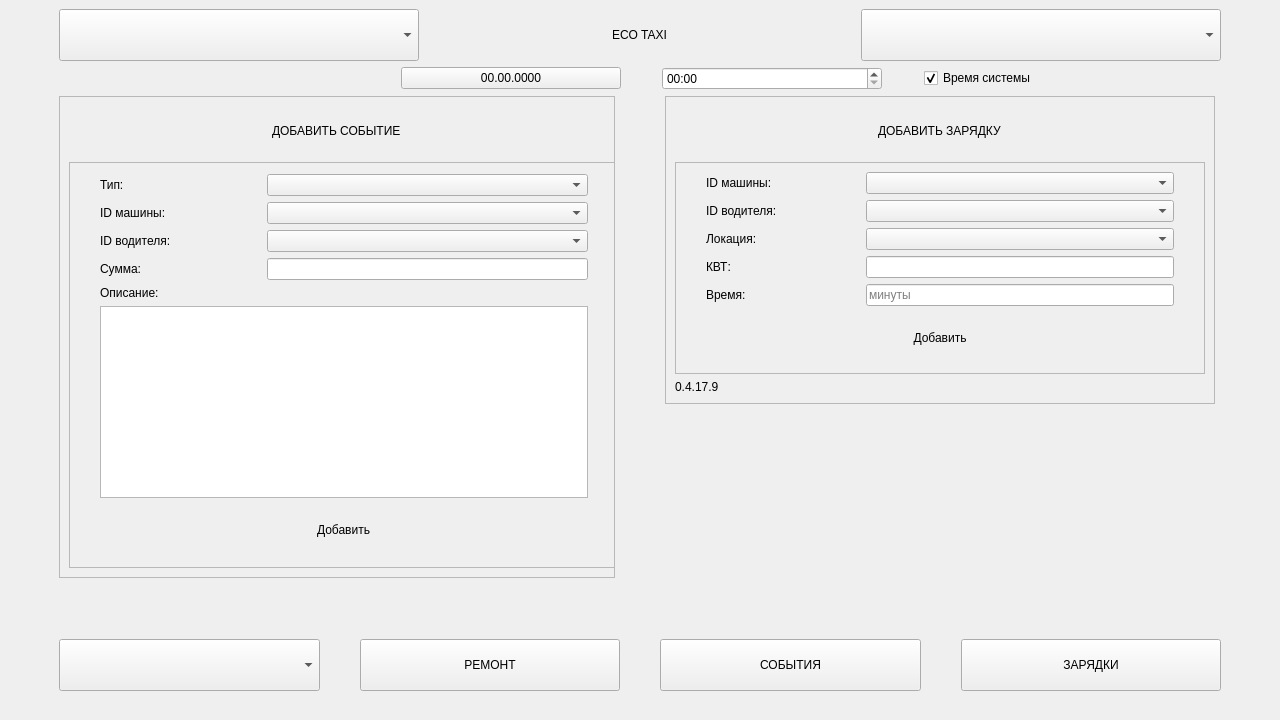
<?xml version="1.0" encoding="UTF-8"?>
<ui version="4.0">
 <class>MainWindow</class>
 <widget class="QMainWindow" name="MainWindow">
  <property name="geometry">
   <rect>
    <x>0</x>
    <y>0</y>
    <width>1280</width>
    <height>720</height>
   </rect>
  </property>
  <property name="minimumSize">
   <size>
    <width>0</width>
    <height>0</height>
   </size>
  </property>
  <property name="maximumSize">
   <size>
    <width>16777215</width>
    <height>16777215</height>
   </size>
  </property>
  <property name="windowTitle">
   <string>MainWindow</string>
  </property>
  <widget class="QWidget" name="centralwidget">
   <property name="minimumSize">
    <size>
     <width>0</width>
     <height>0</height>
    </size>
   </property>
   <property name="maximumSize">
    <size>
     <width>16777215</width>
     <height>16777215</height>
    </size>
   </property>
   <layout class="QVBoxLayout" name="verticalLayout_5">
    <item>
     <layout class="QVBoxLayout" name="verticalLayout">
      <property name="leftMargin">
       <number>0</number>
      </property>
      <item>
       <layout class="QHBoxLayout" name="horizontalLayout">
        <property name="spacing">
         <number>0</number>
        </property>
        <property name="sizeConstraint">
         <enum>QLayout::SizeConstraint::SetDefaultConstraint</enum>
        </property>
        <property name="leftMargin">
         <number>50</number>
        </property>
        <property name="rightMargin">
         <number>50</number>
        </property>
        <item>
         <widget class="QComboBox" name="ReportsButton">
          <property name="minimumSize">
           <size>
            <width>0</width>
            <height>52</height>
           </size>
          </property>
          <property name="maximumSize">
           <size>
            <width>360</width>
            <height>16777215</height>
           </size>
          </property>
          <property name="placeholderText">
           <string>ОТЧЕТЫ</string>
          </property>
          <item>
           <property name="text">
            <string>ПО ИНВЕСТОРАМ</string>
           </property>
          </item>
          <item>
           <property name="text">
            <string>ОБЩИЙ</string>
           </property>
          </item>
          <item>
           <property name="text">
            <string>ПО МАШИНАМ</string>
           </property>
          </item>
          <item>
           <property name="text">
            <string>ПО ВОДИТЕЛЯМ</string>
           </property>
          </item>
          <item>
           <property name="text">
            <string>ПО ЛОКАЦИЯМ</string>
           </property>
          </item>
          <item>
           <property name="text">
            <string>ПО ПОЛЬЗОВАТЕЛЯМ</string>
           </property>
          </item>
          <item>
           <property name="text">
            <string>ПО ЗАРЯДКАМ</string>
           </property>
          </item>
          <item>
           <property name="text">
            <string>ПО ТИПУ</string>
           </property>
          </item>
          <item>
           <property name="text">
            <string>ДОЛГИ</string>
           </property>
          </item>
          <item>
           <property name="text">
            <string>DriverCharge</string>
           </property>
          </item>
         </widget>
        </item>
        <item alignment="Qt::AlignmentFlag::AlignHCenter|Qt::AlignmentFlag::AlignVCenter">
         <widget class="QLabel" name="EcoTaxi">
          <property name="minimumSize">
           <size>
            <width>0</width>
            <height>0</height>
           </size>
          </property>
          <property name="text">
           <string>ECO TAXI</string>
          </property>
         </widget>
        </item>
        <item>
         <widget class="QComboBox" name="SettingsButton">
          <property name="minimumSize">
           <size>
            <width>0</width>
            <height>52</height>
           </size>
          </property>
          <property name="maximumSize">
           <size>
            <width>360</width>
            <height>16777215</height>
           </size>
          </property>
          <property name="currentText">
           <string/>
          </property>
          <property name="placeholderText">
           <string>НАСТРОЙКИ</string>
          </property>
          <item>
           <property name="text">
            <string>ВОДИТЕЛИ</string>
           </property>
          </item>
          <item>
           <property name="text">
            <string>МАШИНЫ</string>
           </property>
          </item>
          <item>
           <property name="text">
            <string>ИНВЕСТОРЫ</string>
           </property>
          </item>
          <item>
           <property name="text">
            <string>ТИПЫ</string>
           </property>
          </item>
          <item>
           <property name="text">
            <string>ЛОКАЦИИ</string>
           </property>
          </item>
          <item>
           <property name="text">
            <string>ПОЛЬЗОВАТЕЛИ</string>
           </property>
          </item>
          <item>
           <property name="text">
            <string>УДАЛИТЬ ВСЕ</string>
           </property>
          </item>
         </widget>
        </item>
       </layout>
      </item>
      <item>
       <layout class="QHBoxLayout" name="horizontalLayout_11">
        <property name="spacing">
         <number>0</number>
        </property>
        <property name="leftMargin">
         <number>310</number>
        </property>
        <property name="rightMargin">
         <number>45</number>
        </property>
        <item alignment="Qt::AlignmentFlag::AlignRight">
         <widget class="QPushButton" name="dateButton">
          <property name="minimumSize">
           <size>
            <width>220</width>
            <height>0</height>
           </size>
          </property>
          <property name="maximumSize">
           <size>
            <width>220</width>
            <height>16777215</height>
           </size>
          </property>
          <property name="text">
           <string>00.00.0000</string>
          </property>
         </widget>
        </item>
        <item alignment="Qt::AlignmentFlag::AlignHCenter">
         <widget class="QTimeEdit" name="timeEdit">
          <property name="minimumSize">
           <size>
            <width>220</width>
            <height>0</height>
           </size>
          </property>
          <property name="maximumSize">
           <size>
            <width>220</width>
            <height>200</height>
           </size>
          </property>
          <property name="correctionMode">
           <enum>QAbstractSpinBox::CorrectionMode::CorrectToNearestValue</enum>
          </property>
          <property name="displayFormat">
           <string>hh:mm</string>
          </property>
          <property name="calendarPopup">
           <bool>true</bool>
          </property>
          <property name="timeSpec">
           <enum>Qt::TimeSpec::LocalTime</enum>
          </property>
          <property name="time">
           <time>
            <hour>0</hour>
            <minute>0</minute>
            <second>0</second>
           </time>
          </property>
         </widget>
        </item>
        <item alignment="Qt::AlignmentFlag::AlignLeft">
         <widget class="QCheckBox" name="systemTimeCheck">
          <property name="minimumSize">
           <size>
            <width>0</width>
            <height>0</height>
           </size>
          </property>
          <property name="maximumSize">
           <size>
            <width>220</width>
            <height>16777215</height>
           </size>
          </property>
          <property name="text">
           <string>Время системы</string>
          </property>
          <property name="checked">
           <bool>true</bool>
          </property>
         </widget>
        </item>
       </layout>
      </item>
      <item>
       <layout class="QHBoxLayout" name="horizontalLayout_2" stretch="1,1">
        <property name="spacing">
         <number>50</number>
        </property>
        <property name="leftMargin">
         <number>50</number>
        </property>
        <property name="rightMargin">
         <number>50</number>
        </property>
        <item alignment="Qt::AlignmentFlag::AlignRight|Qt::AlignmentFlag::AlignTop">
         <widget class="QFrame" name="frame_2">
          <property name="minimumSize">
           <size>
            <width>550</width>
            <height>0</height>
           </size>
          </property>
          <property name="frameShape">
           <enum>QFrame::Shape::StyledPanel</enum>
          </property>
          <property name="frameShadow">
           <enum>QFrame::Shadow::Raised</enum>
          </property>
          <layout class="QVBoxLayout" name="verticalLayout_2" stretch="1,15">
           <item alignment="Qt::AlignmentFlag::AlignHCenter">
            <widget class="QLabel" name="label">
             <property name="minimumSize">
              <size>
               <width>0</width>
               <height>50</height>
              </size>
             </property>
             <property name="text">
              <string>ДОБАВИТЬ СОБЫТИЕ</string>
             </property>
            </widget>
           </item>
           <item alignment="Qt::AlignmentFlag::AlignHCenter|Qt::AlignmentFlag::AlignVCenter">
            <widget class="QFrame" name="eventFrame">
             <property name="minimumSize">
              <size>
               <width>550</width>
               <height>0</height>
              </size>
             </property>
             <property name="maximumSize">
              <size>
               <width>16777215</width>
               <height>16777215</height>
              </size>
             </property>
             <property name="frameShape">
              <enum>QFrame::Shape::StyledPanel</enum>
             </property>
             <property name="frameShadow">
              <enum>QFrame::Shadow::Raised</enum>
             </property>
             <layout class="QVBoxLayout" name="verticalLayout_4" stretch="1,1,1,1,0,0">
              <property name="leftMargin">
               <number>30</number>
              </property>
              <property name="topMargin">
               <number>11</number>
              </property>
              <property name="rightMargin">
               <number>30</number>
              </property>
              <property name="bottomMargin">
               <number>11</number>
              </property>
              <item>
               <layout class="QHBoxLayout" name="horizontalLayout_3" stretch="1,2">
                <property name="leftMargin">
                 <number>0</number>
                </property>
                <property name="topMargin">
                 <number>0</number>
                </property>
                <property name="rightMargin">
                 <number>0</number>
                </property>
                <property name="bottomMargin">
                 <number>0</number>
                </property>
                <item>
                 <widget class="QLabel" name="typeLabel">
                  <property name="text">
                   <string>Тип:</string>
                  </property>
                 </widget>
                </item>
                <item>
                 <widget class="QComboBox" name="TypesBox"/>
                </item>
               </layout>
              </item>
              <item>
               <layout class="QHBoxLayout" name="horizontalLayout_5" stretch="1,2">
                <property name="leftMargin">
                 <number>0</number>
                </property>
                <property name="topMargin">
                 <number>0</number>
                </property>
                <property name="rightMargin">
                 <number>0</number>
                </property>
                <property name="bottomMargin">
                 <number>0</number>
                </property>
                <item>
                 <widget class="QLabel" name="carsLabel">
                  <property name="text">
                   <string>ID машины:</string>
                  </property>
                 </widget>
                </item>
                <item>
                 <widget class="QComboBox" name="CarsBox">
                  <property name="placeholderText">
                   <string>-</string>
                  </property>
                 </widget>
                </item>
               </layout>
              </item>
              <item>
               <layout class="QHBoxLayout" name="horizontalLayout_6" stretch="1,2">
                <property name="leftMargin">
                 <number>0</number>
                </property>
                <property name="topMargin">
                 <number>0</number>
                </property>
                <property name="rightMargin">
                 <number>0</number>
                </property>
                <property name="bottomMargin">
                 <number>0</number>
                </property>
                <item>
                 <widget class="QLabel" name="driversLabel">
                  <property name="text">
                   <string>ID водителя:</string>
                  </property>
                 </widget>
                </item>
                <item>
                 <widget class="QComboBox" name="DriversBox">
                  <property name="placeholderText">
                   <string>-</string>
                  </property>
                  <property name="duplicatesEnabled">
                   <bool>true</bool>
                  </property>
                 </widget>
                </item>
               </layout>
              </item>
              <item>
               <layout class="QHBoxLayout" name="horizontalLayout_7" stretch="1,2">
                <property name="leftMargin">
                 <number>0</number>
                </property>
                <property name="topMargin">
                 <number>0</number>
                </property>
                <property name="rightMargin">
                 <number>0</number>
                </property>
                <property name="bottomMargin">
                 <number>0</number>
                </property>
                <item>
                 <widget class="QLabel" name="sumLabel">
                  <property name="text">
                   <string>Сумма:</string>
                  </property>
                 </widget>
                </item>
                <item alignment="Qt::AlignmentFlag::AlignVCenter">
                 <widget class="QLineEdit" name="SumEdit">
                  <property name="enabled">
                   <bool>true</bool>
                  </property>
                 </widget>
                </item>
               </layout>
              </item>
              <item>
               <layout class="QVBoxLayout" name="verticalLayout_7">
                <item>
                 <widget class="QLabel" name="descLabel">
                  <property name="text">
                   <string>Описание:</string>
                  </property>
                 </widget>
                </item>
                <item>
                 <widget class="QTextEdit" name="descEdit"/>
                </item>
               </layout>
              </item>
              <item>
               <layout class="QHBoxLayout" name="horizontalLayout_12">
                <property name="topMargin">
                 <number>0</number>
                </property>
                <item>
                 <widget class="QPushButton" name="addEventButton">
                  <property name="minimumSize">
                   <size>
                    <width>250</width>
                    <height>52</height>
                   </size>
                  </property>
                  <property name="maximumSize">
                   <size>
                    <width>259</width>
                    <height>16777215</height>
                   </size>
                  </property>
                  <property name="text">
                   <string>Добавить</string>
                  </property>
                  <property name="flat">
                   <bool>true</bool>
                  </property>
                 </widget>
                </item>
               </layout>
              </item>
             </layout>
            </widget>
           </item>
          </layout>
         </widget>
        </item>
        <item alignment="Qt::AlignmentFlag::AlignLeft|Qt::AlignmentFlag::AlignTop">
         <widget class="QFrame" name="frame">
          <property name="minimumSize">
           <size>
            <width>550</width>
            <height>0</height>
           </size>
          </property>
          <property name="maximumSize">
           <size>
            <width>16777215</width>
            <height>16777215</height>
           </size>
          </property>
          <property name="frameShape">
           <enum>QFrame::Shape::StyledPanel</enum>
          </property>
          <property name="frameShadow">
           <enum>QFrame::Shadow::Raised</enum>
          </property>
          <layout class="QVBoxLayout" name="verticalLayout_3" stretch="1,15,0">
           <item alignment="Qt::AlignmentFlag::AlignHCenter">
            <widget class="QLabel" name="label_2">
             <property name="minimumSize">
              <size>
               <width>0</width>
               <height>50</height>
              </size>
             </property>
             <property name="text">
              <string>ДОБАВИТЬ ЗАРЯДКУ</string>
             </property>
            </widget>
           </item>
           <item>
            <widget class="QFrame" name="chargeFrame">
             <property name="maximumSize">
              <size>
               <width>16777215</width>
               <height>16777215</height>
              </size>
             </property>
             <property name="frameShape">
              <enum>QFrame::Shape::StyledPanel</enum>
             </property>
             <property name="frameShadow">
              <enum>QFrame::Shadow::Raised</enum>
             </property>
             <layout class="QVBoxLayout" name="verticalLayout_6">
              <property name="leftMargin">
               <number>30</number>
              </property>
              <property name="rightMargin">
               <number>30</number>
              </property>
              <item>
               <layout class="QHBoxLayout" name="horizontalLayout_4" stretch="1,2">
                <property name="leftMargin">
                 <number>0</number>
                </property>
                <property name="topMargin">
                 <number>0</number>
                </property>
                <property name="rightMargin">
                 <number>0</number>
                </property>
                <property name="bottomMargin">
                 <number>0</number>
                </property>
                <item>
                 <widget class="QLabel" name="carsLabel_2">
                  <property name="text">
                   <string>ID машины:</string>
                  </property>
                 </widget>
                </item>
                <item>
                 <widget class="QComboBox" name="CarsBox_2"/>
                </item>
               </layout>
              </item>
              <item>
               <layout class="QHBoxLayout" name="horizontalLayout_8" stretch="1,2">
                <property name="leftMargin">
                 <number>0</number>
                </property>
                <property name="topMargin">
                 <number>0</number>
                </property>
                <property name="rightMargin">
                 <number>0</number>
                </property>
                <property name="bottomMargin">
                 <number>0</number>
                </property>
                <item>
                 <widget class="QLabel" name="driversLabel_2">
                  <property name="text">
                   <string>ID водителя:</string>
                  </property>
                 </widget>
                </item>
                <item>
                 <widget class="QComboBox" name="DriversBox_2"/>
                </item>
               </layout>
              </item>
              <item>
               <layout class="QHBoxLayout" name="horizontalLayout_10" stretch="1,2">
                <property name="leftMargin">
                 <number>0</number>
                </property>
                <property name="topMargin">
                 <number>0</number>
                </property>
                <property name="rightMargin">
                 <number>0</number>
                </property>
                <property name="bottomMargin">
                 <number>0</number>
                </property>
                <item>
                 <widget class="QLabel" name="locsLabel">
                  <property name="text">
                   <string>Локация:</string>
                  </property>
                 </widget>
                </item>
                <item>
                 <widget class="QComboBox" name="LocsBox"/>
                </item>
               </layout>
              </item>
              <item>
               <layout class="QHBoxLayout" name="horizontalLayout_14" stretch="1,2">
                <property name="leftMargin">
                 <number>0</number>
                </property>
                <property name="topMargin">
                 <number>0</number>
                </property>
                <property name="rightMargin">
                 <number>0</number>
                </property>
                <property name="bottomMargin">
                 <number>0</number>
                </property>
                <item>
                 <widget class="QLabel" name="kwtLabel">
                  <property name="text">
                   <string>КВТ:</string>
                  </property>
                 </widget>
                </item>
                <item alignment="Qt::AlignmentFlag::AlignVCenter">
                 <widget class="QLineEdit" name="KWTEdit">
                  <property name="enabled">
                   <bool>true</bool>
                  </property>
                  <property name="placeholderText">
                   <string/>
                  </property>
                 </widget>
                </item>
               </layout>
              </item>
              <item>
               <layout class="QHBoxLayout" name="horizontalLayout_13" stretch="1,2">
                <property name="leftMargin">
                 <number>0</number>
                </property>
                <property name="topMargin">
                 <number>0</number>
                </property>
                <property name="rightMargin">
                 <number>0</number>
                </property>
                <property name="bottomMargin">
                 <number>0</number>
                </property>
                <item>
                 <widget class="QLabel" name="timeLabel">
                  <property name="text">
                   <string>Время:</string>
                  </property>
                 </widget>
                </item>
                <item alignment="Qt::AlignmentFlag::AlignVCenter">
                 <widget class="QLineEdit" name="TimeEdit">
                  <property name="enabled">
                   <bool>true</bool>
                  </property>
                  <property name="placeholderText">
                   <string>минуты</string>
                  </property>
                 </widget>
                </item>
               </layout>
              </item>
              <item alignment="Qt::AlignmentFlag::AlignHCenter">
               <widget class="QPushButton" name="addChargeButton">
                <property name="minimumSize">
                 <size>
                  <width>250</width>
                  <height>52</height>
                 </size>
                </property>
                <property name="text">
                 <string>Добавить</string>
                </property>
                <property name="flat">
                 <bool>true</bool>
                </property>
               </widget>
              </item>
             </layout>
            </widget>
           </item>
           <item>
            <widget class="QLabel" name="label_3">
             <property name="text">
              <string>0.4.17.9</string>
             </property>
            </widget>
           </item>
          </layout>
         </widget>
        </item>
       </layout>
      </item>
      <item>
       <layout class="QHBoxLayout" name="horizontalLayout_9">
        <property name="spacing">
         <number>40</number>
        </property>
        <property name="sizeConstraint">
         <enum>QLayout::SizeConstraint::SetDefaultConstraint</enum>
        </property>
        <property name="leftMargin">
         <number>50</number>
        </property>
        <property name="rightMargin">
         <number>50</number>
        </property>
        <property name="bottomMargin">
         <number>20</number>
        </property>
        <item>
         <widget class="QComboBox" name="FinesButton">
          <property name="minimumSize">
           <size>
            <width>0</width>
            <height>52</height>
           </size>
          </property>
          <property name="placeholderText">
           <string>ШТРАФЫ</string>
          </property>
          <item>
           <property name="text">
            <string>ШТРАФЫ</string>
           </property>
          </item>
          <item>
           <property name="text">
            <string>ПО МАШИНАМ</string>
           </property>
          </item>
          <item>
           <property name="text">
            <string>ПО ВОДИТЕЛЯМ</string>
           </property>
          </item>
         </widget>
        </item>
        <item>
         <widget class="QPushButton" name="repairsButton">
          <property name="minimumSize">
           <size>
            <width>0</width>
            <height>52</height>
           </size>
          </property>
          <property name="text">
           <string>РЕМОНТ</string>
          </property>
         </widget>
        </item>
        <item>
         <widget class="QPushButton" name="eventsButton">
          <property name="minimumSize">
           <size>
            <width>0</width>
            <height>52</height>
           </size>
          </property>
          <property name="text">
           <string>СОБЫТИЯ</string>
          </property>
         </widget>
        </item>
        <item>
         <widget class="QPushButton" name="chargesButton">
          <property name="minimumSize">
           <size>
            <width>0</width>
            <height>52</height>
           </size>
          </property>
          <property name="text">
           <string>ЗАРЯДКИ</string>
          </property>
         </widget>
        </item>
       </layout>
      </item>
     </layout>
    </item>
   </layout>
  </widget>
 </widget>
 <resources/>
 <connections/>
</ui>
